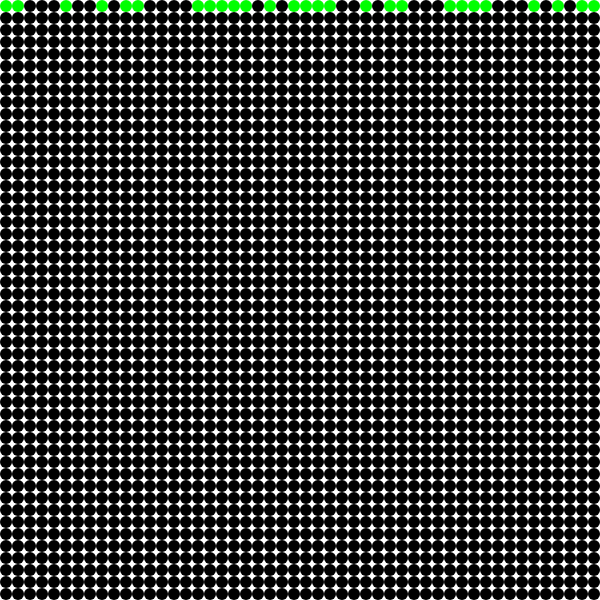
Frame 1 (no input)
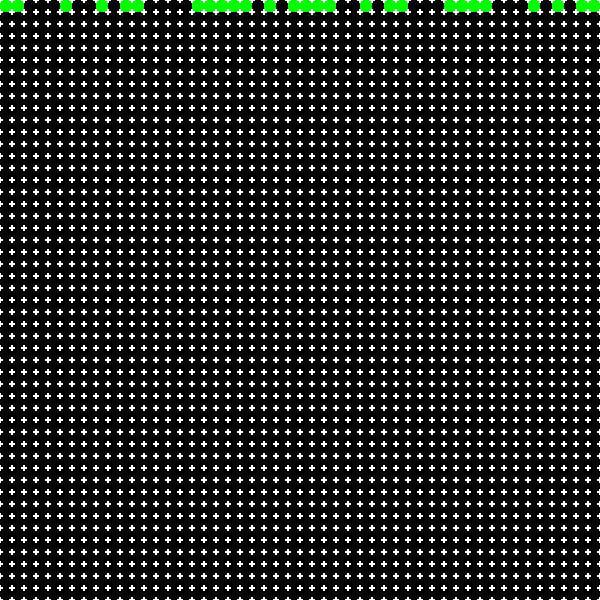
Frame 60 (no input)
Frame 120 (the mouse pressed at the canvas centre since frame 60): identical to frame 60, image omitted

The p5.js sketch that drew these frames (run headless with seeded random() and noise() and a simulated clock; from frame 60 on, the mouse is pressed at the canvas centre):

// p5.js sketch
// ── sketch.js
var eca = new eca();

//-----------------------------------------
//TODO
var cellWidth = 50;
var cellGenerationMax = 50;
var code = 110;
eca.drawUnit = function(x, y, state, width, height)
{
    if(state)
    {
        fill(color(0, 255, 0));
    }
    else
    {
        fill(color(0));
    }
    noStroke();
    
    //rect(x, y, width, height);
    
    var size = width * 0.5;
    ellipse(x + size, y + size, size * 2, size * 2, 1);


}
//------------------------------------------


//------------------------------------------
function setup() {
  createCanvas(600, 600);

  var startPattern = [];
  for(var i = 0; i < cellWidth; i++)
  {
    startPattern.push(Math.random() > 0.5);
  }
  eca.setup(cellWidth, cellGenerationMax, code, startPattern);
}

function draw() {
    eca.draw(0, 0, 600, 600);
}

function keyPressed() {

    if (keyCode == DOWN_ARROW) 
    {
        eca.nextGeneration();
    }
}
// ── eca.js
var cCodeSize = 8;

var eca = function() 
{
    this.isSetup = false;
}

eca.prototype.setup = function(colSize, maxRowSize, code, pattern)
{
    this.code = Math.min(Math.max(code, 0), 255);
    this.decode = [];
    this.maxRowSize = maxRowSize;
    this.colSize = colSize;

    for(var i = 0; i < cCodeSize; i++)
    {
        if((code >> i) & 1)
        {
            this.decode.push(true);
        }
        else
        {
            this.decode.push(false);
        }
    }

    this.dataset = [];
    for(var i = 0; i < maxRowSize; i++)
    {
        var data =[];
        for(var j = 0; j < colSize; j++)
        {
            data.push(false);
        }
        this.dataset.push(data);
    }

    for(var i = 0; i < colSize; i++ )
    {
        this.dataset[0][i] = pattern[i];
    }

    this.isSetup = true;
}

//------------------------------------------
eca.prototype.draw = function(x, y, width, height)
{
    var unitWidth = width / this.colSize;
    var unitHeight = height / this.maxRowSize;
    for(var j = 0; j < this.maxRowSize; j++ )
    {
        var y = j * unitHeight;
        for(var i = 0; i < this.colSize; i++)
        {
            var x = i * unitWidth;
            this.drawUnit(x, y, this.dataset[j][i], unitWidth, unitHeight);
        }
    }
}

//------------------------------------------
eca.prototype.nextGeneration = function()
{
    var next = [];
    for(var i = 0; i < this.maxRowSize; i++)
    {
        var data = [0, 0, 0];
        if(i == 0)
        {
            data[0] = this.dataset[0][this.maxRowSize - 1];
        }
        else
        {
            data[0] = this.dataset[0][i - 1];
        }

        if(i == (this.maxRowSize - 1))
        {
            data[2] = this.dataset[0][0];
        }
        else
        {
            data[2] = this.dataset[0][i + 1];
        }
        data[1] = this.dataset[0][i];

        var code = 0;
        for(var j = 0; j < data.length; j++)
        {
            if(data[j])
            {
                code += (1 << j);
            }
        }
        next.push(this.decode[code]);
    }
    this.dataset.pop();
    this.dataset.unshift(next);

}

//------------------------------------------
eca.prototype.drawUnit = function(x, y, state, width, height)
{
    if(state)
    {
        fill(color(255, 0, 0));
    }
    else
    {
        fill(color(0));
    }
    noStroke();
    rect(x, y, width, height);

}
